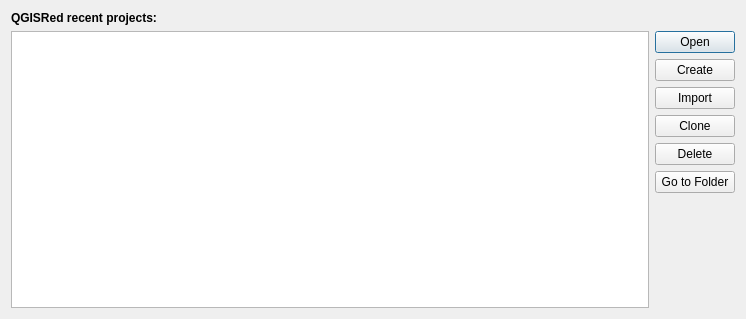
<?xml version="1.0" encoding="UTF-8"?>
<ui version="4.0">
 <class>Dialog</class>
 <widget class="QDialog" name="Dialog">
  <property name="geometry">
   <rect>
    <x>0</x>
    <y>0</y>
    <width>746</width>
    <height>319</height>
   </rect>
  </property>
  <property name="windowTitle">
   <string>QGISRed: Project Manager</string>
  </property>
  <property name="windowIcon">
   <iconset>
    <normaloff>:/plugins/QGISRed/iconProjectManager.png</normaloff>:/plugins/QGISRed/iconProjectManager.png</iconset>
  </property>
  <layout class="QGridLayout" name="gridLayout_2">
   <item row="0" column="0">
    <layout class="QGridLayout" name="gridLayout">
     <item row="0" column="0">
      <widget class="QLabel" name="label">
       <property name="font">
        <font>
         <weight>75</weight>
         <bold>true</bold>
        </font>
       </property>
       <property name="text">
        <string>QGISRed recent projects:</string>
       </property>
      </widget>
     </item>
     <item row="1" column="0">
      <layout class="QHBoxLayout" name="horizontalLayout">
       <item>
        <widget class="QTableWidget" name="twProjectList">
         <property name="editTriggers">
          <set>QAbstractItemView::NoEditTriggers</set>
         </property>
         <property name="selectionMode">
          <enum>QAbstractItemView::SingleSelection</enum>
         </property>
         <property name="selectionBehavior">
          <enum>QAbstractItemView::SelectRows</enum>
         </property>
         <property name="sortingEnabled">
          <bool>true</bool>
         </property>
         <attribute name="horizontalHeaderCascadingSectionResizes">
          <bool>false</bool>
         </attribute>
         <attribute name="horizontalHeaderStretchLastSection">
          <bool>true</bool>
         </attribute>
        </widget>
       </item>
       <item>
        <layout class="QVBoxLayout" name="verticalLayout_2">
         <item>
          <widget class="QPushButton" name="btOpen">
           <property name="sizePolicy">
            <sizepolicy hsizetype="Fixed" vsizetype="Fixed">
             <horstretch>0</horstretch>
             <verstretch>0</verstretch>
            </sizepolicy>
           </property>
           <property name="text">
            <string>Open</string>
           </property>
          </widget>
         </item>
         <item>
          <widget class="QPushButton" name="btCreate">
           <property name="sizePolicy">
            <sizepolicy hsizetype="Fixed" vsizetype="Fixed">
             <horstretch>0</horstretch>
             <verstretch>0</verstretch>
            </sizepolicy>
           </property>
           <property name="text">
            <string>Create</string>
           </property>
          </widget>
         </item>
         <item>
          <widget class="QPushButton" name="btImport">
           <property name="sizePolicy">
            <sizepolicy hsizetype="Fixed" vsizetype="Fixed">
             <horstretch>0</horstretch>
             <verstretch>0</verstretch>
            </sizepolicy>
           </property>
           <property name="text">
            <string>Import</string>
           </property>
          </widget>
         </item>
         <item>
          <widget class="QPushButton" name="btClone">
           <property name="sizePolicy">
            <sizepolicy hsizetype="Fixed" vsizetype="Fixed">
             <horstretch>0</horstretch>
             <verstretch>0</verstretch>
            </sizepolicy>
           </property>
           <property name="text">
            <string>Clone</string>
           </property>
          </widget>
         </item>
         <item>
          <widget class="QPushButton" name="btDelete">
           <property name="sizePolicy">
            <sizepolicy hsizetype="Fixed" vsizetype="Fixed">
             <horstretch>0</horstretch>
             <verstretch>0</verstretch>
            </sizepolicy>
           </property>
           <property name="text">
            <string>Delete</string>
           </property>
          </widget>
         </item>
         <item>
          <widget class="QPushButton" name="btGo2Folder">
           <property name="sizePolicy">
            <sizepolicy hsizetype="Fixed" vsizetype="Fixed">
             <horstretch>0</horstretch>
             <verstretch>0</verstretch>
            </sizepolicy>
           </property>
           <property name="text">
            <string>Go to Folder</string>
           </property>
          </widget>
         </item>
         <item>
          <spacer name="verticalSpacer">
           <property name="orientation">
            <enum>Qt::Vertical</enum>
           </property>
           <property name="sizeHint" stdset="0">
            <size>
             <width>20</width>
             <height>40</height>
            </size>
           </property>
          </spacer>
         </item>
        </layout>
       </item>
      </layout>
     </item>
    </layout>
   </item>
  </layout>
 </widget>
 <resources/>
 <connections/>
</ui>
